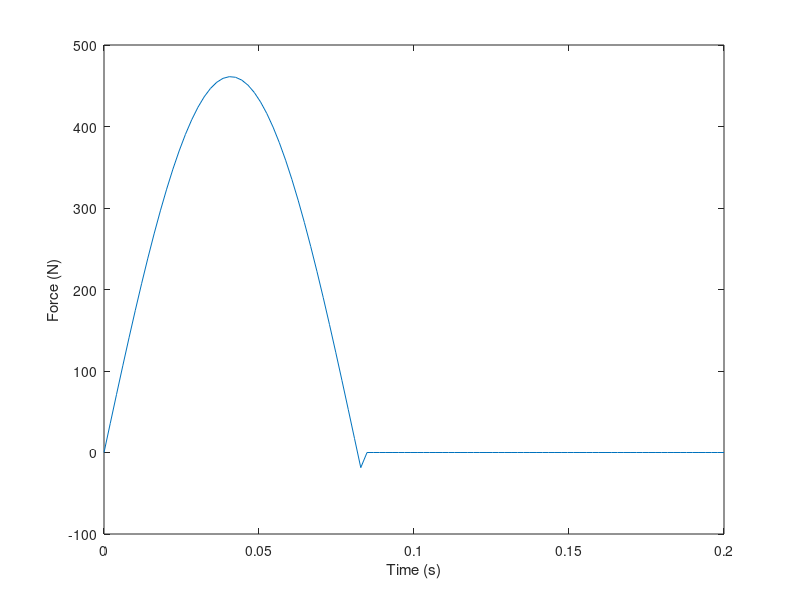

This chart was generated by the following MATLAB code:
%this script models two masses (m1&m2) moving apart at two velocities
%(v1&v2) connected by an elastic string of stiffness (k) and length (l)

%all values in SI units
m1=1;
m2=2;
v1=12.0;
v2=6.0;
d=5E-3; %rope diameter
%to find stiffness take elongation at break data
Ed=(80*9.8/(0.0105^2*0.25*pi))/0.085; %dynamic climbing rope
En=1.18E8/(0.25*pi); %nylon rope
Ek=(0.3*5000*9.8/(0.008^2*0.25*pi))/0.025; %dynema
l=3;%rope length
k=En*(0.25*pi*d^2)/l; %select appropriate youngs modulus 

N=100;%number of steps in iteration
T_end=0.2; %end time
T=linspace(0,T_end,N); %time data
%build arrays
Delta=zeros(N,1);
F=zeros(N,1);
V=zeros(N,2);
A=zeros(N,2);

%set initial values
Delta(1)=0;
F(1)=0;
V(1,1)=v1;
V(1,2)=v2;
A(1,1)=0;
A(1,2)=0;

%loop
for i=2:N
    dt=T(i)-T(i-1);
    delta_dot=V(i-1,1)+V(i-1,2);
    Delta(i)=Delta(i-1)+delta_dot*dt;
    F(i)=k*Delta(i);
    A(i,1)=F(i)/m1;
    A(i,2)=F(i)/m2;
    V(i,1)=V(i-1,1)-dt*A(i,1);
    V(i,2)=V(i-1,2)-dt*A(i,2);
    if F(i)<0
        break
    end
end

plot(T,F)
xlabel('Time (s)')
ylabel('Force (N)')


